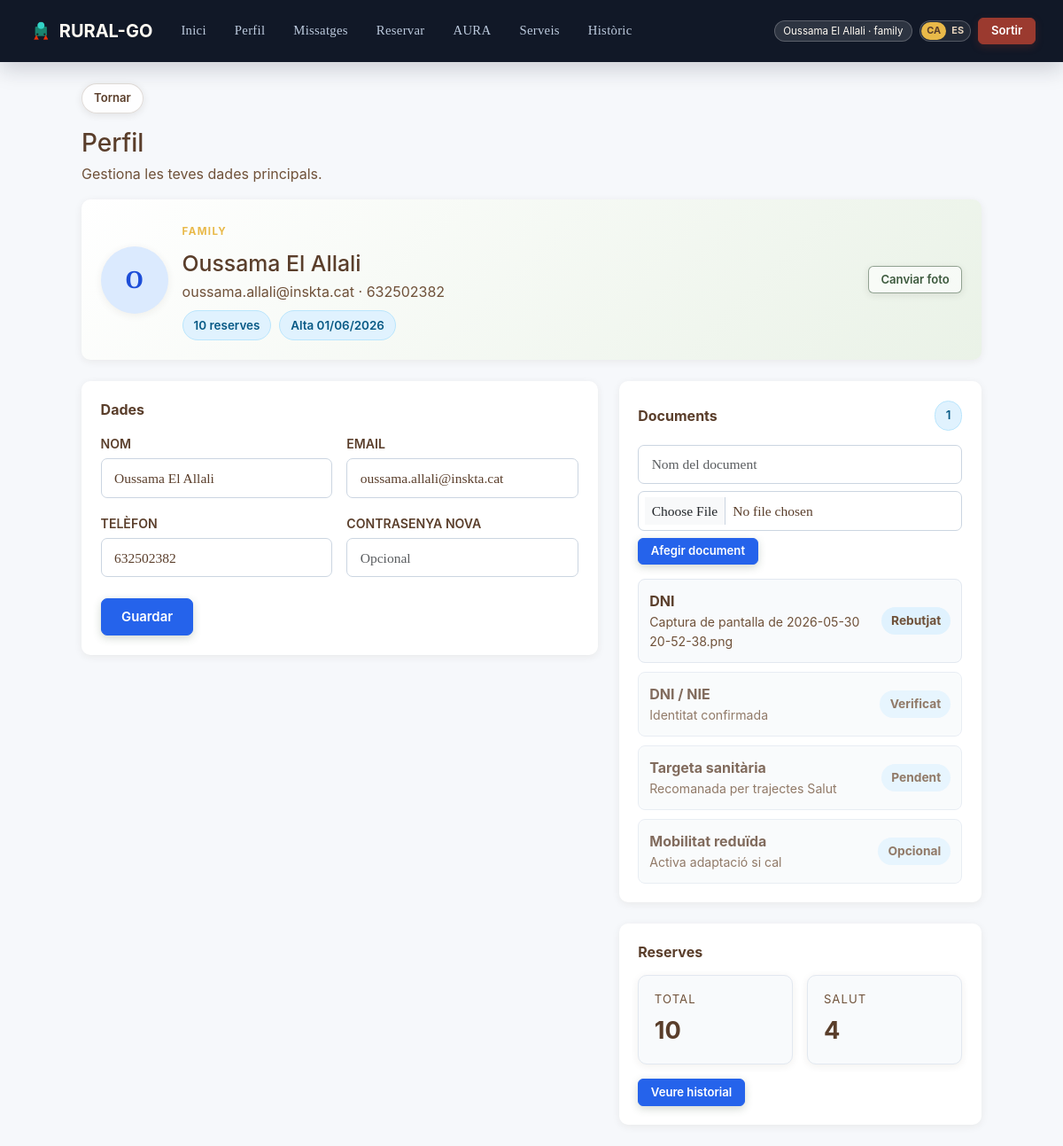
Screenshot of /profile (signed in) with the database file from the repository.
### app.py (models this page shows)
class User(db.Model):
    id = db.Column(db.Integer, primary_key=True)
    username = db.Column(db.String(80), unique=True, nullable=False)
    full_name = db.Column(db.String(120), nullable=False)
    phone = db.Column(db.String(32), nullable=False)
    password_hash = db.Column(db.String(255), nullable=False)
    role = db.Column(db.String(20), default='family', nullable=False)
    profile_photo = db.Column(db.String(240), nullable=True)
    last_seen_at = db.Column(db.DateTime, nullable=True)
    online_visible = db.Column(db.Boolean, default=True)
    created_at = db.Column(db.DateTime, default=utc_now)

class UserDocument(db.Model):
    id = db.Column(db.Integer, primary_key=True)
    user_id = db.Column(db.Integer, db.ForeignKey('user.id'), nullable=False)
    title = db.Column(db.String(120), nullable=False)
    filename = db.Column(db.String(240), nullable=False)
    original_filename = db.Column(db.String(240), nullable=False)
    status = db.Column(db.String(32), default='Pendent', nullable=False)
    created_at = db.Column(db.DateTime, default=utc_now)

### app.py (the view, shortened to what this page needs)
@app.route('/profile', methods=['GET', 'POST'])
@login_required
def profile():
    current_user = get_current_user()
    field_errors = {}
    form_data = build_profile_form_data(current_user)
    insights = build_user_insights(current_user)
    suggested_documents, uploaded_documents = build_profile_documents(current_user)
    return render_template('profile.html', form_data=form_data, field_errors=field_errors, insights=insights, suggested_documents=suggested_documents, uploaded_documents=uploaded_documents, average_rating=get_user_average_rating(current_user.id))

### app.py (called while the page is built, shortened)
def get_current_lang():
    return session.get('lang', 'ca')

def translate(label, lang=None):
    lang = lang or get_current_lang()
    return TRANSLATIONS.get(lang, TRANSLATIONS['ca']).get(label, label)

def get_unread_count(user):
    if not user:
        return 0
    try:
        q = Message.query.filter(Message.seen == False)
    except OperationalError:
        try:
            db.session.rollback()
        except Exception:
            pass
        ensure_message_seen_column()
        q = Message.query.filter(Message.seen == False)
    if user.role in ('admin',):
        q = q.filter(or_(Message.recipient_role == 'staff', Message.recipient_role == user.role, Message.recipient_user_id == user.id))
    else:
        q = q.filter(Message.recipient_user_id == user.id)
    return q.count()

def get_current_user():
    user_id = session.get('user_id')
    if not user_id:
        return None
    return db.session.get(User, user_id)

def login_required(view):
    @wraps(view)
    def wrapped_view(*args, **kwargs):
        if get_current_user() is None:
            flash('Necessites iniciar sessió per continuar.', 'warning')
            return redirect(url_for('login'))
        return view(*args, **kwargs)
    return wrapped_view

@app.context_processor
def inject_user():
    user = get_current_user()
    driver_active_rides = get_driver_active_rides(user) if user and user.role == 'driver' else []
    return {
        'current_user': user,
        'unread_count': get_unread_count(user) if user else 0,
        'driver_has_active_route': bool(driver_active_rides),
        'driver_active_ride_id': driver_active_rides[0].id if driver_active_rides else None,
        'service_catalog': SERVICE_CATALOG,
        'current_lang': get_current_lang(),
        '_': translate,
    }

@app.before_request
def _ensure_schema_once():
    current_user = get_current_user()
    if current_user:
        current_user.last_seen_at = datetime.now(UTC)
        try:
            db.session.commit()
        except Exception:
            db.session.rollback()

def build_profile_form_data(current_user):
    return {
        'username': current_user.username,
        'full_name': current_user.full_name,
        'phone': current_user.phone,
    }

def get_user_average_rating(user_id):
    ratings = Rating.query.filter_by(rated_user_id=user_id).all()
    if not ratings:
        return None
    return round(sum(rating.score for rating in ratings) / len(ratings), 1)

### templates/profile.html (shortened to what this page needs)
{% extends 'base.html' %}
{% block content %}
  <div class="page-header compact-header">
    <h2>Perfil</h2>
    <p>Gestiona les teves dades principals.</p>
  </div>
  <section class="profile-hero panel-card mb-4">
    <div class="profile-avatar">
      {% if current_user.profile_photo %}
        <img src="{{ url_for('static', filename='uploads/profile_photos/' ~ current_user.profile_photo) }}" alt="Foto de perfil">
      {% else %}
        <span>{{ current_user.full_name[:1]|upper }}</span>
      {% endif %}
    </div>
    <div class="profile-hero-main">
      <span class="eyebrow">{{ current_user.role|upper }}</span>
      <h3>{{ current_user.full_name }}</h3>
      <p>{{ current_user.username }} · {{ current_user.phone }}</p>
      <div class="chip-grid">
        {% if current_user.role == 'family' %}
          <span class="chip">{{ insights.rides_count }} reserves</span>
        {% elif current_user.role == 'driver' %}
          <span class="chip">{{ insights.rides_count }} trajectes</span>
        {% endif %}
        <span class="chip">Alta {{ current_user.created_at.strftime('%d/%m/%Y') }}</span>
      </div>
    </div>
    <div class="profile-photo-form d-flex flex-wrap gap-2 justify-content-end">
      <form method="post" action="/profile/photo" enctype="multipart/form-data">
      <label class="btn btn-sm btn-outline-primary mb-0">
        Canviar foto
      </label>
      </form>
    </div>
  </section>
  <div class="row g-4">
    <div class="col-lg-7">
      <div class="panel-card profile-card">
        <h5 class="mb-3">Dades</h5>
        <form method="post">
          <div class="row g-3">
            <div class="col-md-6">
              <label class="form-label">Nom</label>
              <input class="form-control" type="text" name="full_name" value="{{ form_data.get('full_name', '') }}" required>
            </div>
            <div class="col-md-6">
              <label class="form-label">Email</label>
              <input class="form-control {% if field_errors and field_errors.get('username') %}is-invalid{% endif %}" type="email" name="username" value="{{ form_data.get('username', '') }}" required>
            </div>
            <div class="col-md-6">
              <label class="form-label">Telèfon</label>
              <input class="form-control" type="text" name="phone" value="{{ form_data.get('phone', '') }}" required>
            </div>
            <div class="col-md-6">
              <label class="form-label">Contrasenya nova</label>
              <input class="form-control" type="password" name="password" placeholder="Opcional">
            </div>
          </div>
          <button class="btn btn-primary mt-4" type="submit">Guardar</button>
        </form>
      </div>
    </div>
    <div class="col-lg-5">
      {% if current_user.role not in ['admin'] %}
        <div class="panel-card mb-4">
          <div class="d-flex justify-content-between align-items-center gap-2 mb-3">
            <h5 class="mb-0">Documents</h5>
            <span class="chip">{{ uploaded_documents|length }}</span>
          </div>
          <form method="post" action="/profile/documents" enctype="multipart/form-data" class="document-upload-form mb-3">
            <input class="form-control form-control-sm mb-2" type="text" name="title" placeholder="Nom del document">
            <input class="form-control form-control-sm mb-2" type="file" name="document" required>
            <button class="btn btn-sm btn-primary" type="submit">Afegir document</button>
          </form>
          <div class="document-list">
            {% for document in uploaded_documents %}
              <div class="document-item">
                <div>
                  <strong>{{ document.title }}</strong>
                  <span>{{ document.original_filename }}</span>
                </div>
                <span class="status-note">{{ document.status }}</span>
              </div>
            {% endfor %}
            {% for document in suggested_documents %}
              <div class="document-item muted-document">
                <div>
                  <strong>{{ document.name }}</strong>
                  <span>{{ document.detail }}</span>
                </div>
                <span class="status-note">{{ document.status }}</span>
              </div>
            {% endfor %}
          </div>
        </div>
      {% endif %}
      {% if current_user.role == 'family' %}
        <div class="panel-card">
          <h5 class="mb-3">Reserves</h5>
          <div class="stats-grid stats-grid-two">
            <div class="stat-card"><span>Total</span><strong>{{ insights.rides_count }}</strong></div>
            <div class="stat-card"><span>Salut</span><strong>{{ insights.activity_breakdown.get('Salut', 0) }}</strong></div>
          </div>
          <a class="btn btn-sm btn-primary mt-3" href="/rides">Veure historial</a>
        </div>
      {% endif %}
    </div>
  </div>
{% endblock %}

### templates/base.html (shortened to what this page needs)
<!doctype html>
<html lang="{{ current_lang|default('ca') }}">
  <head>
    <link href="https://cdn.jsdelivr.net/npm/bootstrap@5.3.0/dist/css/bootstrap.min.css" rel="stylesheet">
    <link href="{{ url_for('static', filename='style.css') }}" rel="stylesheet">
  </head>
  {% set user_role = current_user.role if current_user else '' %}
  {% set has_active_driver_route = driver_has_active_route|default(false) %}
  {% set active_driver_ride_id = driver_active_ride_id|default('') %}
  <body
    data-user-role="{{ user_role }}"
    data-driver-has-active-route="{{ 1 if has_active_driver_route else 0 }}"
    data-driver-active-ride-id="{{ active_driver_ride_id }}"
  >
    <nav class="navbar navbar-expand-lg navbar-dark sticky-top">
      <div class="container-fluid">
        <a class="navbar-brand" href="/">
          <img class="brand-logo" src="{{ url_for('static', filename='logo.png') }}" alt="Rural-GO logo">
          <span>RURAL-GO</span>
        </a>
        <div class="collapse navbar-collapse" id="mainNav">
          <ul class="navbar-nav me-auto">
            {% if current_user %}
              <li class="nav-item"><a class="nav-link" href="/dashboard">{{ _('Home') }}</a></li>
              <li class="nav-item"><a class="nav-link" href="/profile">{{ _('Profile') }}</a></li>
              <li class="nav-item">
                <a class="nav-link nav-message-link" href="/messages">
                  {{ _('Messages') }}
                </a>
              </li>
              {% if current_user.role in ['family', 'admin'] %}
                <li class="nav-item"><a class="nav-link" href="/book">Reservar</a></li>
                <li class="nav-item"><a class="nav-link" href="/aura">AURA</a></li>
              {% endif %}
              <li class="nav-item"><a class="nav-link" href="/services">{{ _('Services') }}</a></li>
              {% if current_user.role in ['family', 'driver', 'admin'] %}
                <li class="nav-item"><a class="nav-link" href="/rides">{{ _('History') }}</a></li>
              {% endif %}
{% else %}
               <li class="nav-item"><a class="nav-link" href="/login">{% if current_lang == 'es' %}Entrar{% else %}Entrar{% endif %}</a></li>
               <li class="nav-item"><a class="nav-link" href="/register">{% if current_lang == 'es' %}Registrarse{% else %}Registrar-se{% endif %}</a></li>
             {% endif %}
          </ul>
          <div class="d-flex align-items-center gap-2">
            {% if current_user %}
              <span class="user-pill">{{ current_user.full_name }} · {{ current_user.role }}</span>
              <div class="language-switch" aria-label="Idioma">
                <a class="{% if current_lang == 'ca' %}active{% endif %}" href="/language/ca">CA</a>
                <a class="{% if current_lang == 'es' %}active{% endif %}" href="/language/es">ES</a>
              </div>
              <a class="btn btn-sm btn-danger" href="/logout">{{ _('Logout') }}</a>
            {% endif %}
          </div>
        </div>
      </div>
    </nav>
    <main class="container app-shell py-4">
      {% if current_user and request.path not in ['/', '/login', '/register', '/dashboard'] %}
        <div class="mb-3">
          <a id="backBtn" class="btn btn-sm btn-outline-secondary back-link" href="#">{{ _('Back') }}</a>
        </div>
      {% endif %}
      {% block content %}{% endblock %}
    </main>
  </body>
</html>

### rows the page displays
User: full_name "Oussama El Allali", role "family", full_name "O", role "FAMILY", username "oussama.allali@inskta.cat", phone "632502382", created_at "01/06/2026"
UserDocument: title "DNI", original_filename "Captura de pantalla de 2026-05-30 20-52-38.png", status "Rebutjat"

### other values shown
{{ insights.rides_count }} "10"
{{ uploaded_documents|length }} "1"
{{ document.name }} "DNI / NIE" "Targeta sanitària" "Mobilitat reduïda"
{{ document.detail }} "Identitat confirmada" "Recomanada per trajectes Salut" "Activa adaptació si cal"
{{ document.status }} "Verificat" "Pendent" "Opcional"
{{ insights.activity_breakdown.get('Salut', 0) }} "4"
